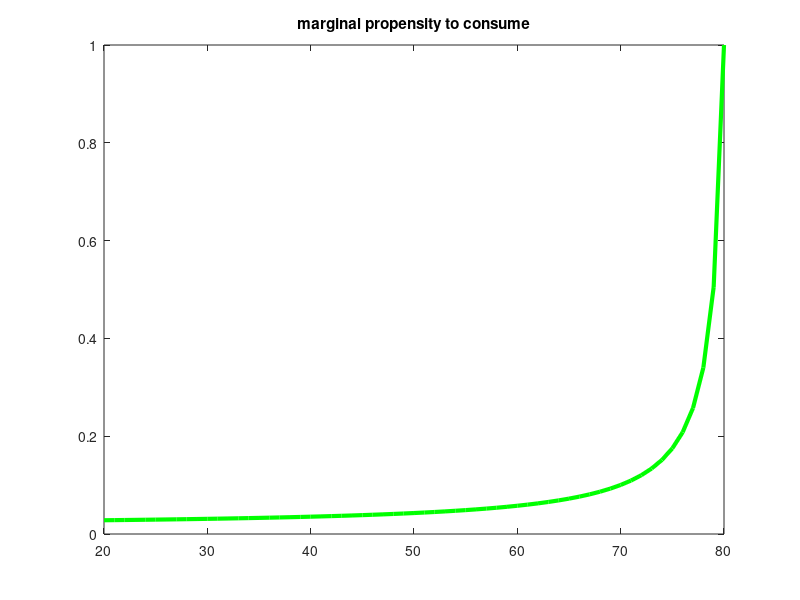

Recreate this plot in MATLAB. (Note: a time limit stopped this script after it produced the figure.)
function lcpfchoice
% life-cycle portfolio choice model
% - solution of policy functions
% - MC simulation

close all
rho = 0.02;                                                                                  
tetta = 150.0;
pssi= 0.5
rf = 0.02;          % risk-free return
mu = 0.05;          % mean risky return
sig = 0.15;         % standard deviation of stock returns
ns = 10000;          % number of stochastic simulations
coh0 = 1.0;
inc0 = 1.0;         % net labor income during working period
rplr = 0.6;         % net replacement rate at retirement

nj = 61;            % maximum age (real age of 80)
jr = 46;            % retirement age (real age of 65) 

% transformation:
betta = 1/(1+rho);                                                          % define beta as 1/(1+rho)
inc = zeros(nj,1);                                                          % create zero matrix of size 61x1 for labor income??
inc(1:jr)=inc0;                                                             % assigning the first 46 values of vector inc0 to 1, where jr=46
inc(jr+1:nj)=rplr*inc0;                                                     % assigning from 47th element onwards to 61st the value of rplr*inc0(0.6*61)

% policy functions:
[mpc,hatalph]=func_pol(nj,betta,tetta,rf,mu,sig,pssi);                           % create policy function with inputs are: maximum age, preference discount factor, degree of risk aversion, risk-free return,mean risky return, standard deviation of stock returns.outputs: marginal propensity to consume, alphhat

% human capital
hk = zeros(nj,1);                                                            %create zero matrix of dimension 61*1 for human capital
for jc=nj-1:-1:1;
    hk(jc)=(hk(jc+1)+inc(jc+1))/(1+rf);                                     %calculate human capital for every successive periods
end;

% plot policy functions:
agevec=[1:nj]'+20-1;
figure;
pl=plot(agevec,mpc,'g-');
set(pl,'Linewidth',3);
title('marginal propensity to consume');

figure;
pl=plot(agevec,hatalph*ones(nj,1),'g-');
set(pl,'Linewidth',3);
title('transformed portfolio share');

% simulation
randn('state',0);        % initiazes the state of the random number generator
mret = zeros(nj,1);      % create zero matrix of size 61x1 for
mhatpfret = zeros(nj,1); % create zero matrix of size 61x1 for
mpfret = zeros(nj,1);    % create zero matrix of size 61x1 for
mcons = zeros(nj,1);     %  create zero matrix of size 61x1 for
malph = zeros(nj,1);     %  create zero matrix of size 61x1 for
mass = zeros(nj,1);      %  create zero matrix of size 61x1 for 
mtotwealth = zeros(nj,1);   %  create zero matrix of size 61x1 for mean total wealth
mcoh = zeros(nj,1);      %  create zero matrix of size 61x1 for
mtotsav = zeros(nj,1);    % create zero matrix of size 61x1 for mean total saving
mfinsav = zeros(nj,1);      %  create zero matrix of size 61x1 for mean financial saving
Rlong=[];
for sc=1:ns,
    lnR = randn(nj,1);      % log gross return (standardized)
    lnR = lnR*sig+log(1.0+mu);       % log gross return
    R = exp(lnR-0.5*sig^2);           % gross return
    ret = R-1.0;            % simple retur
    Rlong=[Rlong;R];
    
    [cons,consgr,coh,ass,totwealth,totsav,finsav,alph,hatpfret,pfret]=func_fwdsolve(coh0,hk,inc,nj,mpc,hatalph,rf,ret);
    
    if (sc==1),
        figure;
        pl=plot(agevec,ret,'g-');
        set(pl,'Linewidth',3);
        title('rate of return in first simulation');
        
        figure;
        pl=plot(agevec,cons,'g-');
        set(pl,'Linewidth',3);
        title('consumption in first simulation');

        figure;
        pl=plot(agevec,ass,'g-');
        set(pl,'Linewidth',3);
        title('assets in first simulation');

        figure;
        I = (alph(1:nj-1)>0.0);
        pl=plot(agevec(I),alph(I),'g-');
        set(pl,'Linewidth',3);
        title('share invested in risky asset in first simulation');

        figure;
        pl=plot(agevec(2:nj),pfret(2:nj),'g-');
        set(pl,'Linewidth',3);
        title('portfolio return in first simulation');
    end;
    
    % means:
    mret = mret + 1.0/ns*ret;
    mpfret = mpfret + 1.0/ns*pfret;
    mcons = mcons + 1.0/ns*cons;
    mass = mass + 1.0/ns*ass;
    mtotwealth = mtotwealth + 1.0/ns*totwealth;
    mcoh = mcoh + 1.0/ns*coh;
    malph(I) = malph(I) + 1.0/ns*alph(I);
    mtotsav = mtotsav + 1.0/ns*totsav;
    mfinsav = mfinsav + 1.0/ns*finsav;
end;

disp(['mean of R: ', num2str(mean(Rlong))])


 figure;
 pl=plot(agevec,mcons,'g-');
 set(pl,'Linewidth',3);
 title('mean consumption');

 figure;
 pl=plot(agevec,mass,'g-');
 set(pl,'Linewidth',3);
 title('mean assets');

 figure;
 pl=plot(agevec,mcoh,'g-');
 set(pl,'Linewidth',3);
 title('mean cash on hand');

 figure;
 pl=plot(agevec(1:nj-1),mcons(2:nj)./mcons(1:nj-1)-1.0,'g-');
 set(pl,'Linewidth',3);
 title('mean consumption growth');

 figure;
 I = (malph(1:nj-1)>0.0);
 pl=plot(agevec(I),malph(I),'g-');
 set(pl,'Linewidth',3);
 title('mean share invested in risky asset');

 figure;
 pl=plot(agevec(2:nj),mpfret(2:nj),'g-');
 set(pl,'Linewidth',3);
 title('mean portfolio return');

 disp('THE END');
 beep; beep; beep;
 % -------------------------------------------------------------------

end
% -------------------------------------------------------------------

% -------------------------------------
function [mpc,hatalph]=func_pol(nj,betta,tetta,rf,mu,sig,pssi)

lnmu=log(1.0+mu);
mpc = ones(nj,1);                  % marginal propensity to consume out of cash on hand
hatalph=(lnmu-log(1.0+rf)+sig^2/2)/(tetta*sig^2);   % approximate solution to portfolio share
mup = hatalph*lnmu + (1-hatalph)*log(1+rf) + 0.5*hatalph*(1.0-hatalph)*sig^2;
sigp = hatalph^2*sig^2;
for jc = nj-1 : -1 : 1,
    b = mpc(jc+1)^(-1) * (betta * exp( (1.0-1/pssi)*(mup+(1.0-tetta)*sigp^2/2) ) )^(pssi);  
    mpc(jc) = 1.0/(1.0 + b);
end;

end
% ---------------------------------


% ---------------------------------
function [cons,consgr,coh,ass,totwealth,totsav,finsav,alph,hatpfret,pfret]=func_fwdsolve(coh0,hk,inc,nj,mpc,hatalph,rf,ret)

totsav = zeros(nj, 1);       % savings = coh-c
finsav = zeros(nj, 1);       % savings = coh-c
coh = zeros(nj, 1);         % coh = ass*R
cons = zeros(nj, 1);      % consumption
ass = zeros(nj, 1);       % finanical assets
totwealth = zeros(nj, 1);
alph = zeros(nj,1);
pfret =zeros(nj,1);
hatpfret =zeros(nj,1);

coh(1)=coh0;
totwealth(1) = coh0+hk(1);  % initial total wealth
for jc = 1 : nj,
    % consumption and cash on hand
    cons(jc)=mpc(jc)*totwealth(jc);
    coh(jc)=totwealth(jc)-hk(jc);
    if (jc==1),
        hatpfret(jc)=rf+hatalph*(ret(jc)-rf);
    end;
    ass(jc)=coh(jc)-inc(jc);
    
    % savings
    totsav(jc)=totwealth(jc)-cons(jc);
    finsav(jc)=coh(jc)-cons(jc);
    
    if jc < nj,
        alph(jc)=hatalph*totsav(jc)/finsav(jc);
        hatpfret(jc+1)=rf+hatalph*(ret(jc+1)-rf);
        pfret(jc+1)=rf+alph(jc)*(ret(jc+1)-rf);
        totwealth(jc+1) = totsav(jc)*(1+hatpfret(jc+1));
    end;
end;
consgr=cons(2:end)./cons(1:end-1);

end
% ---------------------------------
